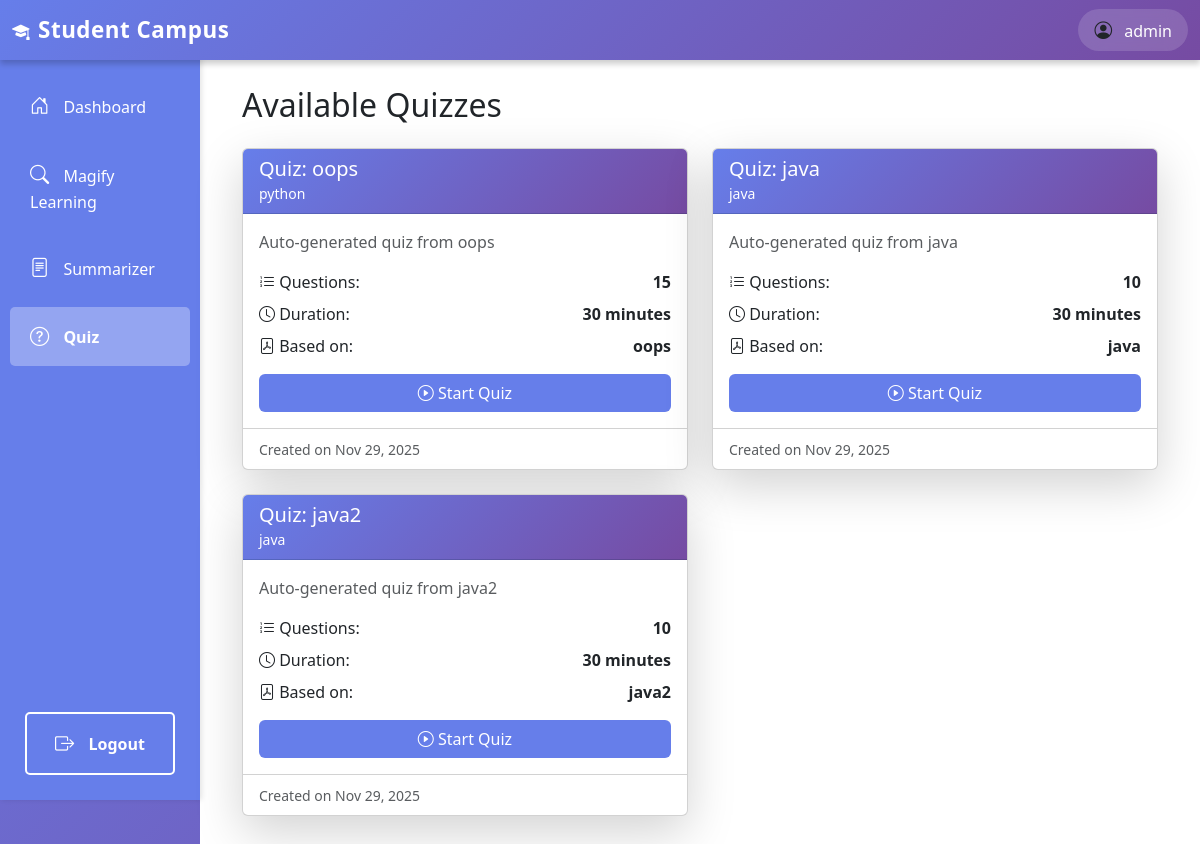
The app's page /student/quiz/ (signed in), older data.
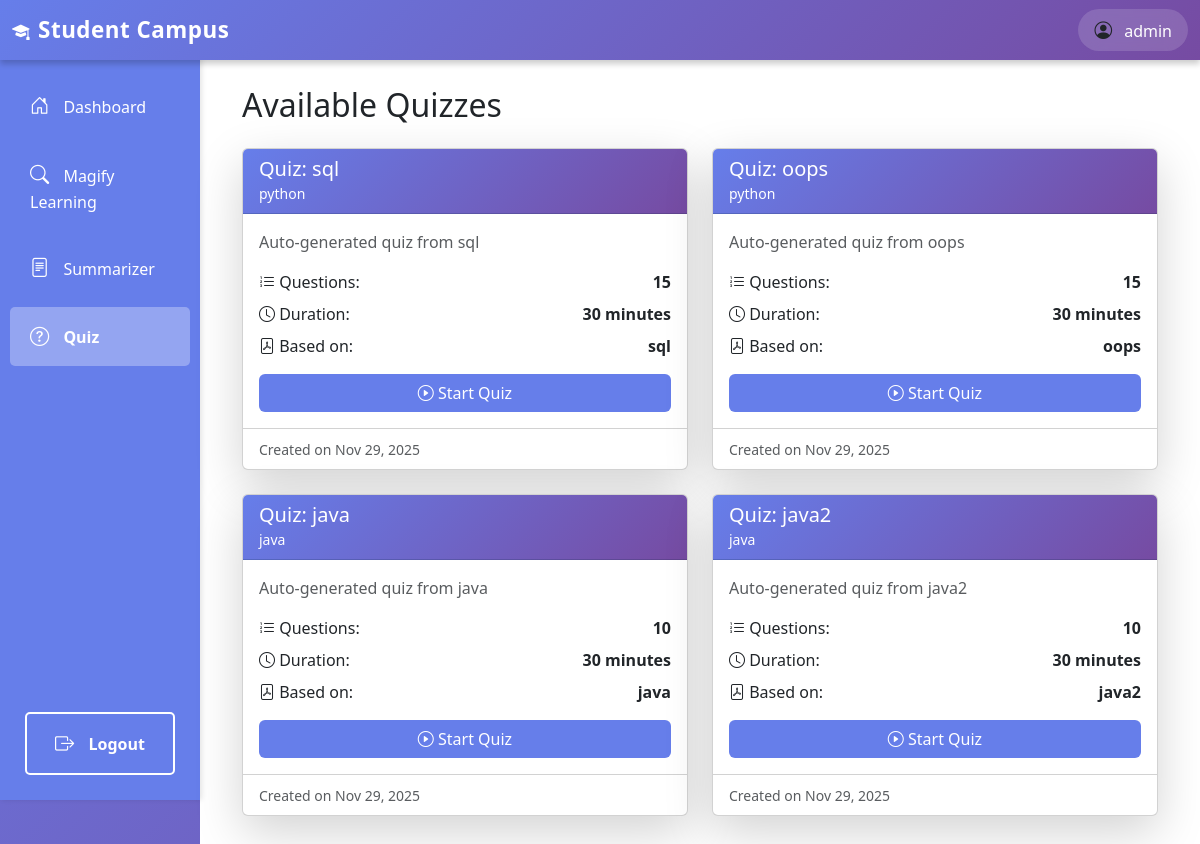
The same page, newer data.
### authentication/models.py (models this page shows, shortened)
class User(AbstractUser):
    ROLE_CHOICES = (
        ('student', 'Student'),
        ('teacher', 'Teacher'),
    )
    role = models.CharField(max_length=10, choices=ROLE_CHOICES, default='student')
    def is_student(self):
        return self.role == 'student'

### teachers/models.py (models this page shows, shortened)
class Quiz(models.Model):
    title = models.CharField(max_length=200)
    subject = models.ForeignKey(Subject, on_delete=models.CASCADE, related_name='quizzes')
    pdf_note = models.ForeignKey(PDFNote, on_delete=models.CASCADE, related_name='quizzes', null=True)
    description = models.TextField(blank=True)
    duration = models.IntegerField(help_text="Duration in minutes", default=30)
    num_questions = models.IntegerField(default=10)
    created_by = models.ForeignKey(User, on_delete=models.CASCADE, related_name='created_quizzes')
    created_at = models.DateTimeField(auto_now_add=True)
    deadline = models.DateTimeField(null=True, blank=True, help_text="Quiz deadline")
    is_active = models.BooleanField(default=True)
    class Meta:
        ordering = ['-created_at']
        verbose_name_plural = "Quizzes"

class Subject(models.Model):
    name = models.CharField(max_length=200)
    description = models.TextField(blank=True)
    teacher = models.ForeignKey(User, on_delete=models.CASCADE, related_name='subjects')
    created_at = models.DateTimeField(auto_now_add=True)
    class Meta:
        ordering = ['name']

class PDFNote(models.Model):
    subject = models.ForeignKey(Subject, on_delete=models.CASCADE, related_name='notes')
    title = models.CharField(max_length=200)
    pdf_file = models.FileField(upload_to='notes/%Y/%m/%d/')
    uploaded_by = models.ForeignKey(User, on_delete=models.CASCADE)
    created_at = models.DateTimeField(auto_now_add=True)
    class Meta:
        ordering = ['-created_at']

### students/views.py (the view)
# urls.py: path('quiz/', views.quiz, name='quiz'),
@login_required
def quiz(request):
    if not request.user.is_student():
        return HttpResponseForbidden("You don't have permission to access this page.")
    from teachers.models import Quiz
    quizzes = Quiz.objects.filter(is_active=True).select_related('subject', 'pdf_note')
    return render(request, 'students/quiz.html', {'quizzes': quizzes})

### templates/students/quiz.html (shortened to what this page needs)
{% extends 'students/base_student.html' %}
{% block student_content %}
<div class="container">
    <h2 class="mb-4">Available Quizzes</h2>
    {% if quizzes %}
        <div class="row">
            {% for quiz in quizzes %}
                <div class="col-md-6 mb-4">
                    <div class="card shadow-lg h-100">
                        <div class="card-header" style="background: linear-gradient(135deg, #667eea 0%, #764ba2 100%); color: white;">
                            <h5 class="mb-0">{{ quiz.title }}</h5>
                            <small>{{ quiz.subject.name }}</small>
                        </div>
                        <div class="card-body d-flex flex-column">
                            <p class="text-muted">{{ quiz.description }}</p>
                            <div class="mb-3">
                                <div class="d-flex justify-content-between mb-2">
                                    <span><i class="bi bi-list-ol"></i> Questions:</span>
                                    <strong>{{ quiz.questions.count }}</strong>
                                </div>
                                <div class="d-flex justify-content-between mb-2">
                                    <span><i class="bi bi-clock"></i> Duration:</span>
                                    <strong>{{ quiz.duration }} minutes</strong>
                                </div>
                                <div class="d-flex justify-content-between">
                                    <span><i class="bi bi-file-pdf"></i> Based on:</span>
                                    <strong>{{ quiz.pdf_note.title }}</strong>
                                </div>
                            </div>
                            {% with attempt=quiz.attempts.all|first %}
                                {% if attempt and attempt.student == user %}
                                    <div class="alert alert-success mt-auto">
                                        <i class="bi bi-check-circle"></i> <strong>Completed!</strong>
                                        <br>
                                        Score: {{ attempt.score }}/{{ quiz.questions.count }} ({{ attempt.score|floatformat:0 }}%)
                                    </div>
                                {% else %}
                                    <a href="{% url 'take_quiz' quiz.id %}" class="btn mt-auto" style="background-color: #667eea; color: white;">
                                        <i class="bi bi-play-circle"></i> Start Quiz
                                    </a>
                                {% endif %}
                            {% endwith %}
                        </div>
                        <div class="card-footer bg-transparent">
                            <small class="text-muted">Created on {{ quiz.created_at|date:"M d, Y" }}</small>
                        </div>
                    </div>
                </div>
            {% endfor %}
        </div>
    {% else %}
        <div class="alert alert-info">
            <i class="bi bi-info-circle"></i> No quizzes available yet. Check back later!
        </div>
    {% endif %}
</div>
{% endblock %}

### templates/students/base_student.html (shortened to what this page needs)
<!DOCTYPE html>
<html lang="en">
<head>
    <link href="https://cdn.jsdelivr.net/npm/bootstrap@5.3.0/dist/css/bootstrap.min.css" rel="stylesheet">
    <link href="https://cdn.jsdelivr.net/npm/bootstrap-icons@1.10.0/font/bootstrap-icons.css" rel="stylesheet">
</head>
<body>
    <nav class="navbar navbar-expand-lg navbar-light bg-light">
        <div class="container-fluid">
            <a class="navbar-brand fw-bold" href="{% url 'student_dashboard' %}">
                <i class="bi bi-mortarboard-fill me-2"></i>Student Campus
            </a>
            <div class="ms-auto d-flex align-items-center gap-3">
                <div class="user-info">
                    <i class="bi bi-person-circle me-2"></i>
                    <span>{{ user.username }}</span>
                </div>
            </div>
        </div>
    </nav>
    <div class="container-fluid">
        <div class="row">
            <div class="col-md-2 p-0">
                <div class="sidebar">
                    <nav class="nav flex-column">
                        <a class="nav-link {% if request.resolver_match.url_name == 'student_dashboard' %}active{% endif %}" href="{% url 'student_dashboard' %}">
                            <i class="bi bi-house-door"></i> Dashboard
                        </a>
                        <a class="nav-link {% if request.resolver_match.url_name == 'magnify_learning' %}active{% endif %}" href="{% url 'magnify_learning' %}">
                            <i class="bi bi-search"></i> Magify Learning
                        </a>
                        <a class="nav-link {% if request.resolver_match.url_name == 'summarizer' %}active{% endif %}" href="{% url 'summarizer' %}">
                            <i class="bi bi-file-text"></i> Summarizer
                        </a>
                        <a class="nav-link {% if request.resolver_match.url_name == 'quiz' %}active{% endif %}" href="{% url 'quiz' %}">
                            <i class="bi bi-question-circle"></i> Quiz
                        </a>
                        <a class="nav-link logout-btn" href="{% url 'logout' %}">
                            <i class="bi bi-box-arrow-right"></i> Logout
                        </a>
                    </nav>
                </div>
            </div>
            <div class="col-md-10 p-0">
                <div class="main-content">
                    {% block student_content %}
                    {% endblock %}
                </div>
            </div>
        </div>
    </div>
</body>
</html>

### templates/students/base_student.html (style rules this page uses)
body { background: linear-gradient(135deg, #667eea 0%, #764ba2 100%); min-height: 100vh; padding-top: 56px; }
.navbar { position: fixed; top: 0; left: 0; right: 0; z-index: 1000; background: linear-gradient(135deg, #667eea 0%, #764ba2 100%) !important; box-shadow: 0 4px 6px rgba(0,0,0,0.2); border: none; }
.navbar-brand { color: white !important; font-weight: 700; font-size: 1.4rem; letter-spacing: 0.5px; }
.navbar span { color: white; font-weight: 500; }
.user-info { background: rgba(255, 255, 255, 0.15); padding: 8px 16px; border-radius: 25px; backdrop-filter: blur(10px); }
.navbar .bi { font-size: 1.1rem; }
.sidebar { height: calc(100vh - 56px); background-color: #667eea; box-shadow: 2px 0 5px rgba(0,0,0,0.1); position: sticky; top: 56px; display: flex; flex-direction: column; }
.sidebar .nav { display: flex; flex-direction: column; flex: 1; padding-top: 1rem; }
.sidebar .nav-link { color: #fff; padding: 15px 20px; border-radius: 5px; margin: 5px 10px; transition: all 0.3s; }
.sidebar .nav-link.active { background-color: rgba(255,255,255,0.3); font-weight: bold; }
.sidebar .nav-link i { margin-right: 10px; font-size: 1.2rem; }
.logout-btn { position: absolute; bottom: 20px; left: 15px; right: 15px; background-color: transparent; color: white; border: 2px solid white; font-weight: 600; transition: all 0.3s; text-align: center; padding: 10px; border-radius: 5px; text-decoration: none; display: block; }
.main-content { background-color: #fff; min-height: 100vh; padding: 30px; }

Row changes from the older to the newer data that the page shows:
added Quiz: title "Quiz: sql", subject.name "python", description "Auto-generated quiz from sql", questions.count "15", duration "30", pdf_note "sql", created_at "Nov 29, 2025"
